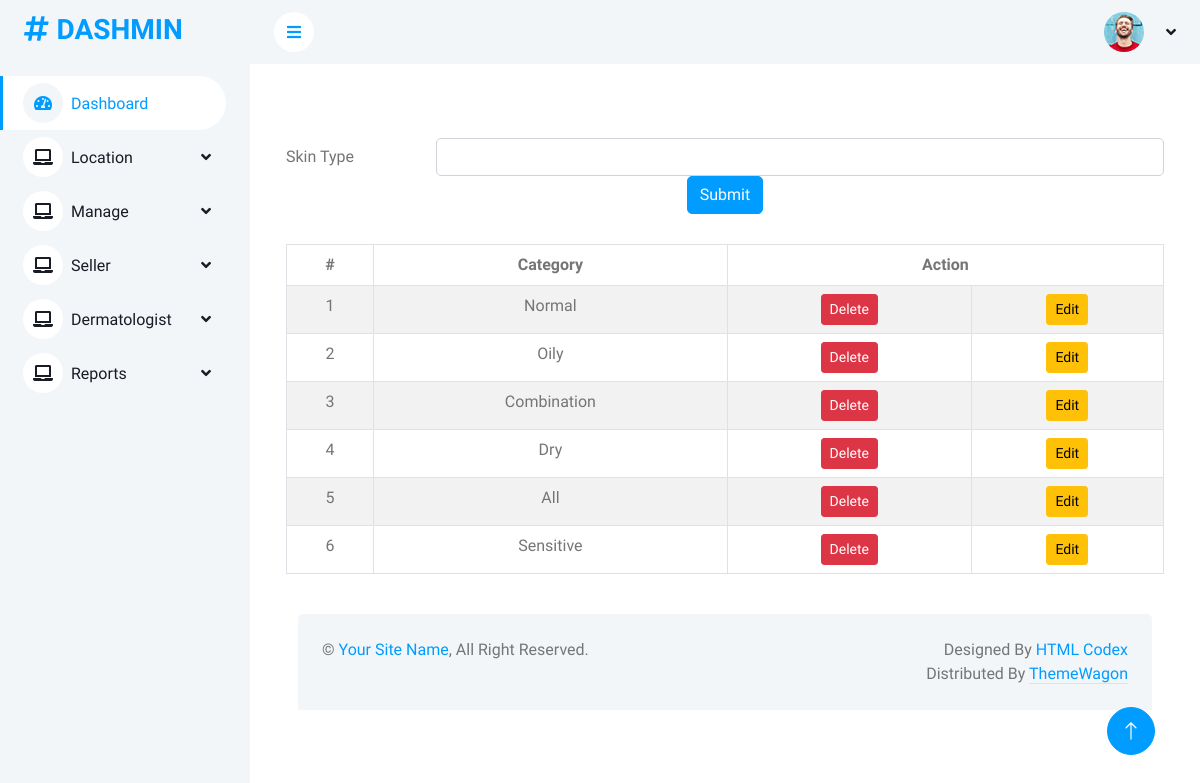
Page /Project/Admin/SkinType.php on the committed database.
### tables this page shows
CREATE TABLE `tbl_skintype` (
  `skintype_id` int(11) NOT NULL,
  `skintype_name` varchar(20) NOT NULL
);

### Project/Admin/SkinType.php (the view, shortened to what this page needs)
<?php
include("Head.php");
		?>
        <?php
	$dname='';
?>
<!DOCTYPE html PUBLIC "-//W3C//DTD XHTML 1.0 Transitional//EN" "http://www.w3.org/TR/xhtml1/DTD/xhtml1-transitional.dtd">
<html xmlns="http://www.w3.org/1999/xhtml">
<head>
</head>
<body>
<form id="form1" name="form1" method="post" action="">
<div class="container form-container">
  <form method="post" action="">
    <div class="form-group row">
      <label for="txt_skintype" class="col-sm-2 col-form-label">Skin Type</label>
      <div class="col-sm-10">
        <input required type="text" class="form-control" name="txt_skintype" id="txt_skintype" value="<?php echo $dname ?>" />
      </div>
    </div>
    <div class="form-group row">
      <div class="col-sm-12 text-center">
        <button type="submit" class="btn btn-primary" name="btn_submit" id="btn_submit">Submit</button>
      </div>
    </div>
  </form>
</div>
<div class="container table-container">
  <table class="table table-bordered table-striped table-hover">
    <thead class="thead-dark">
      <tr>
        <th>#</th>
        <th>Category</th>
        <th colspan="2">Action</th>
      </tr>
    </thead>
    <tbody>
      <?php
      $i = 0;
      $selQry = "SELECT * FROM tbl_skintype";
      $result = $Con->query($selQry);
      while ($row = $result->fetch_assoc()) {
        $i++;
      ?>
      <tr>
        <td><?php echo $i; ?></td>
        <td><?php echo $row["skintype_name"]; ?></td>
        <td><a href="SkinType.php?stid=<?php echo $row["skintype_id"]; ?>" class="btn btn-danger btn-sm">Delete</a></td>
        <td><a href="SkinType.php?eid=<?php echo $row["skintype_id"]; ?>" class="btn btn-warning btn-sm">Edit</a></td>
      </tr>
      <?php
      }
      ?>
    </tbody>
  </table>
</div>
</body>
</html>
<?php
            include("Foot.php");
            ?>

### Project/Assets/Templates/Admin/css/style.css (style rules this page uses)
:root { --primary: #009CFF; --light: #F3F6F9; --dark: #191C24; }
.btn { transition: .5s; }
.btn.btn-primary { color: #FFFFFF; }

### Project/Admin/SkinType.php (style rules this page uses)
.form-container { margin-top: 50px; }
.table-container { margin-top: 30px; }
.table th, .table td { text-align: center; }

### rows in the picture
tbl_skintype: skintype_name "Normal"
tbl_skintype: skintype_name "Oily"
tbl_skintype: skintype_name "Combination"
tbl_skintype: skintype_name "Dry"
tbl_skintype: skintype_name "All"
tbl_skintype: skintype_name "Sensitive"
